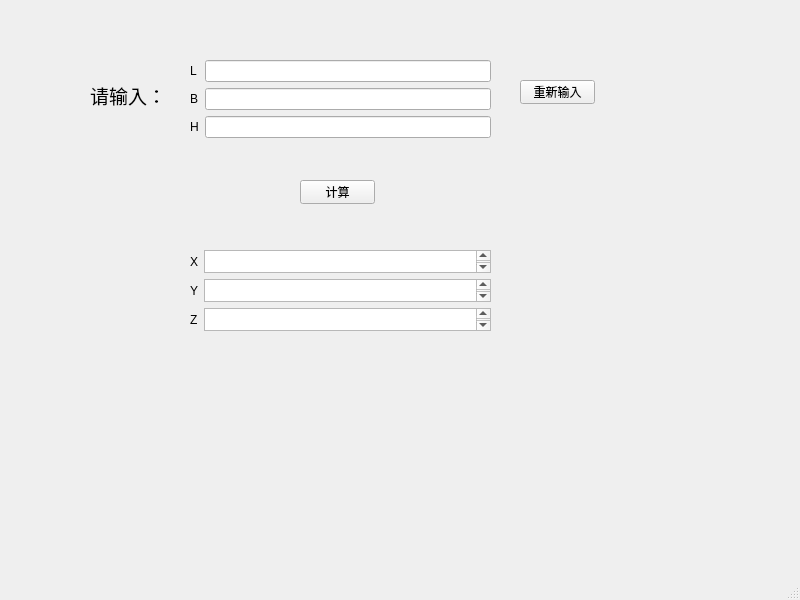
<?xml version="1.0" encoding="UTF-8"?>
<ui version="4.0">
 <class>LBH2XYZ</class>
 <widget class="QMainWindow" name="LBH2XYZ">
  <property name="geometry">
   <rect>
    <x>0</x>
    <y>0</y>
    <width>800</width>
    <height>600</height>
   </rect>
  </property>
  <property name="windowTitle">
   <string>MainWindow</string>
  </property>
  <widget class="QWidget" name="centralwidget">
   <widget class="QWidget" name="formLayoutWidget_2">
    <property name="geometry">
     <rect>
      <x>190</x>
      <y>250</y>
      <width>301</width>
      <height>81</height>
     </rect>
    </property>
    <layout class="QFormLayout" name="formLayout_2">
     <item row="0" column="0">
      <widget class="QLabel" name="label_4">
       <property name="text">
        <string>X</string>
       </property>
      </widget>
     </item>
     <item row="1" column="0">
      <widget class="QLabel" name="label_5">
       <property name="text">
        <string>Y</string>
       </property>
      </widget>
     </item>
     <item row="2" column="0">
      <widget class="QLabel" name="label_6">
       <property name="text">
        <string>Z</string>
       </property>
      </widget>
     </item>
     <item row="0" column="1">
      <widget class="QTextBrowser" name="X"/>
     </item>
     <item row="1" column="1">
      <widget class="QTextBrowser" name="Y"/>
     </item>
     <item row="2" column="1">
      <widget class="QTextBrowser" name="Z"/>
     </item>
    </layout>
   </widget>
   <widget class="QPushButton" name="pushButton">
    <property name="geometry">
     <rect>
      <x>300</x>
      <y>180</y>
      <width>75</width>
      <height>24</height>
     </rect>
    </property>
    <property name="text">
     <string>计算</string>
    </property>
   </widget>
   <widget class="QWidget" name="formLayoutWidget">
    <property name="geometry">
     <rect>
      <x>190</x>
      <y>60</y>
      <width>301</width>
      <height>81</height>
     </rect>
    </property>
    <layout class="QFormLayout" name="formLayout">
     <item row="0" column="1">
      <widget class="QLineEdit" name="L"/>
     </item>
     <item row="0" column="0">
      <widget class="QLabel" name="label">
       <property name="text">
        <string>L</string>
       </property>
      </widget>
     </item>
     <item row="1" column="1">
      <widget class="QLineEdit" name="B"/>
     </item>
     <item row="1" column="0">
      <widget class="QLabel" name="label_2">
       <property name="text">
        <string>B</string>
       </property>
      </widget>
     </item>
     <item row="2" column="1">
      <widget class="QLineEdit" name="H"/>
     </item>
     <item row="2" column="0">
      <widget class="QLabel" name="label_3">
       <property name="text">
        <string>H</string>
       </property>
      </widget>
     </item>
    </layout>
   </widget>
   <widget class="QLabel" name="label_7">
    <property name="geometry">
     <rect>
      <x>90</x>
      <y>80</y>
      <width>81</width>
      <height>31</height>
     </rect>
    </property>
    <property name="font">
     <font>
      <family>楷体</family>
      <pointsize>14</pointsize>
     </font>
    </property>
    <property name="text">
     <string>请输入：</string>
    </property>
   </widget>
   <widget class="QPushButton" name="pushButton_2">
    <property name="geometry">
     <rect>
      <x>520</x>
      <y>80</y>
      <width>75</width>
      <height>24</height>
     </rect>
    </property>
    <property name="text">
     <string>重新输入</string>
    </property>
   </widget>
  </widget>
  <widget class="QMenuBar" name="menubar">
   <property name="geometry">
    <rect>
     <x>0</x>
     <y>0</y>
     <width>800</width>
     <height>22</height>
    </rect>
   </property>
  </widget>
  <widget class="QStatusBar" name="statusbar"/>
 </widget>
 <resources/>
 <connections/>
</ui>
